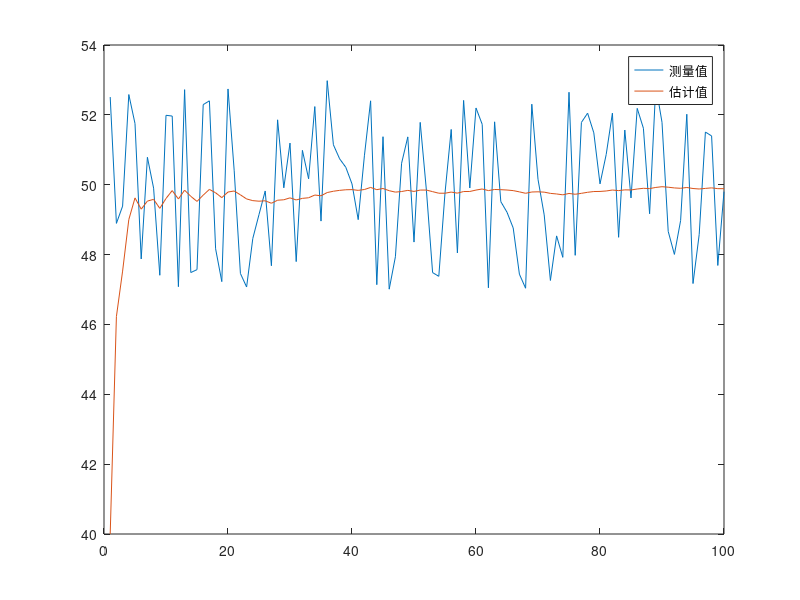

Source code (MATLAB):
Z = 3*(rand(100,1)*2-1)+50;
X_hat = zeros(100,1);
G_K   = zeros(100,1);
e     = zeros(100,1);
X_hat(1) = 40;
e(1)     = 7;
G_K(1)   = 0;
%% 运算部分
for k = 2:100
    G_K(k) = e(k-1)/(e(k-1)+3);
    X_hat(k) = X_hat(k-1)+G_K(k)*(Z(k)-X_hat(k-1));
    e(k) = (1-G_K(k))*e(k-1);
end
figure(1);
plot(Z);
hold on
plot(X_hat)
legend('测量值','估计值');